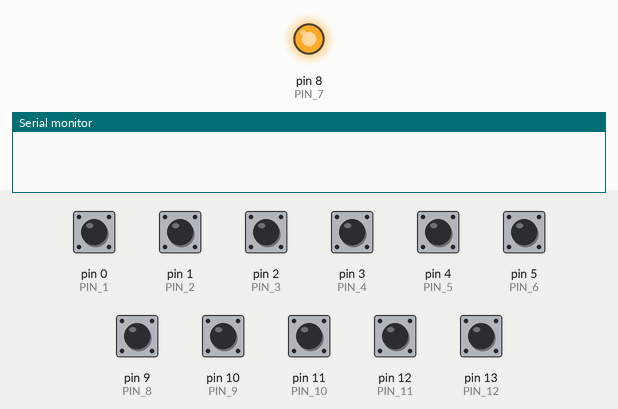
This sketch was run on a simulated Arduino Leonardo, built with avr-gcc and run on an emulated ATmega32U4. Parts: output pins drawn as LEDs (lit = HIGH), the last lines printed to the serial monitor. Dashed ring = blinking. Inputs (shaded band) come from the test bench; at power-on: pin 0 (PIN_1), pin 1 (PIN_2), pin 2 (PIN_3), pin 3 (PIN_4), pin 4 (PIN_5), pin 5 (PIN_6), pin 9 (PIN_8), pin 10 (PIN_9), pin 11 (PIN_10), pin 12 (PIN_11), pin 13 (PIN_12) HIGH. USB keyboard and mouse output is not drawn.

Above: at 1.2 s.
1.3 s: pin 0 (PIN_1) pulled LOW for 0.15 s
At 1.6 s:
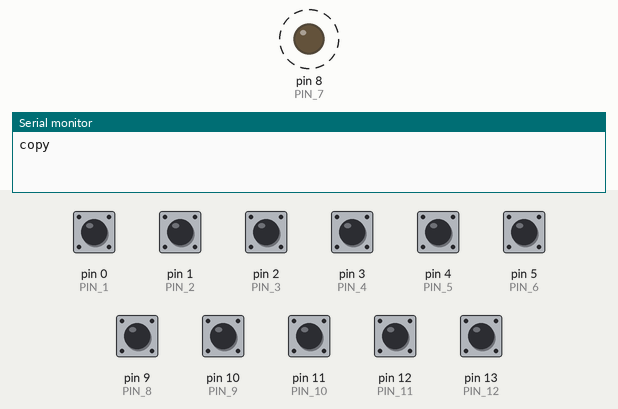
4.3 s: pin 1 (PIN_2) pulled LOW for 1 s
7.3 s: pin 2 (PIN_3) pulled LOW for 0.15 s
10.3 s: pin 3 (PIN_4) pulled LOW for 1 s
13.3 s: pin 4 (PIN_5) pulled LOW for 0.15 s
16.3 s: pin 5 (PIN_6) pulled LOW for 1 s
Timing chart, 0 to 20.3 s (numbered marks = the images above; inputs shaded):
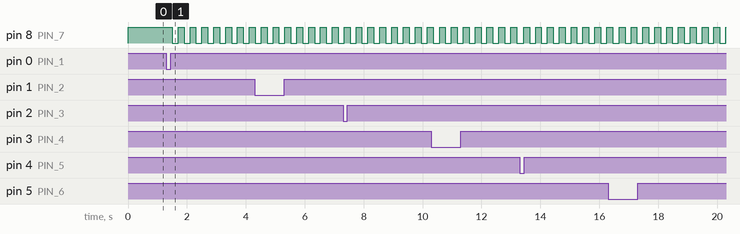

Measured:
- after the input at 1.3 s, pin 8 (PIN_7): alternates HIGH for 0.20 s and LOW for 0.20 s, starting after 0.20 s

The sketch:

macro_keyboard.ino
```cpp
#include "Keyboard.h"

const int PIN_1 = 0;
const int PIN_2 = 1;
const int PIN_3 = 2;
const int PIN_4 = 3;
const int PIN_5 = 4;
const int PIN_6 = 5;
const int PIN_7 = 8;
const int PIN_8 = 9;
const int PIN_9 = 10;
const int PIN_10 = 11;
const int PIN_11 = 12;
const int PIN_12 = 13;

const int LED = 26;

int val = 0;

void setup() {
  pinMode(PIN_1, INPUT_PULLUP);
  pinMode(PIN_2, INPUT_PULLUP);
  pinMode(PIN_3, INPUT_PULLUP);
  pinMode(PIN_4, INPUT_PULLUP);
  pinMode(PIN_5, INPUT_PULLUP);
  pinMode(PIN_6, INPUT_PULLUP);
  pinMode(PIN_7, INPUT_PULLUP);
  pinMode(PIN_8, INPUT_PULLUP);
  pinMode(PIN_9, INPUT_PULLUP);
  pinMode(PIN_10, INPUT_PULLUP);
  pinMode(PIN_11, INPUT_PULLUP);
  pinMode(PIN_12, INPUT_PULLUP);

  pinMode(LED, OUTPUT);

  Serial.begin(9600);

  Keyboard.begin();
}

void loop() {
  if (digitalRead(PIN_1) == LOW ) {
    Keyboard.press(KEY_LEFT_CTRL);
    Keyboard.write('c');
    Keyboard.releaseAll();
    Serial.println("copy");
    flashLED();
    wait();
  }

  if (digitalRead(PIN_2) == LOW ) {
    Keyboard.press(KEY_LEFT_CTRL);
    Keyboard.write('v');
    Keyboard.releaseAll();
    Serial.println("paste");
    flashLED();
    wait();
  }

  if (digitalRead(PIN_3) == LOW ) {
    Keyboard.press(KEY_LEFT_CTRL);
    Keyboard.write('x');
    Keyboard.releaseAll();
    Serial.println("cut");
    flashLED();
    wait();
  }

  if (digitalRead(PIN_4) == LOW ) {
    Keyboard.press(KEY_LEFT_GUI);
    Keyboard.release(KEY_LEFT_GUI);
    Keyboard.println("Obsidian");
    Keyboard.releaseAll();
    Serial.println("Obsidian");
    flashLED();
    wait();
  }

  if (digitalRead(PIN_5) == LOW ) {
    Keyboard.press(KEY_LEFT_GUI);
    Keyboard.release(KEY_LEFT_GUI);
    Keyboard.println("Visual Studio Code");
    Keyboard.releaseAll();
    Serial.println("Visual Studio Code");
    flashLED();
    wait();
  }

  if (digitalRead(PIN_6) == LOW ) {
    Keyboard.press(KEY_LEFT_GUI);
    Keyboard.release(KEY_LEFT_GUI);
    Keyboard.println("terminator");
    Keyboard.releaseAll();
    Serial.println("Terminator");
    flashLED();
    wait();
  }

  if (digitalRead(PIN_7) == LOW ) {
    Keyboard.press(KEY_LEFT_CTRL);
    Keyboard.press(KEY_LEFT_SHIFT);
    Keyboard.write('i');
    Keyboard.releaseAll();
    Serial.println("format");
    flashLED();
    wait();
  }

  if (digitalRead(PIN_8) == LOW ) {
    Keyboard.press(KEY_LEFT_CTRL);
    Keyboard.write('k');
    Keyboard.press(KEY_LEFT_CTRL);
    Keyboard.write('c');
    Keyboard.releaseAll();
    Serial.println("comment");
    flashLED();
    wait();
  }

  if (digitalRead(PIN_9) == LOW ) {
    Keyboard.press(KEY_LEFT_CTRL);
    Keyboard.write('k');
    Keyboard.press(KEY_LEFT_CTRL);
    Keyboard.write('u');
    Keyboard.releaseAll();
    Serial.println("uncomment");
    flashLED();
    wait();
  }

  if (digitalRead(PIN_10) == LOW ) {
    Keyboard.press(KEY_F13);
    Keyboard.releaseAll();
    Serial.println("KEY_F13");
    flashLED();
    wait();
  }

  if (digitalRead(PIN_11) == LOW ) {
    Keyboard.press(KEY_F14);
    Keyboard.releaseAll();
    Serial.println("KEY_F14");
    flashLED();
    wait();
  }

  if (digitalRead(PIN_12) == LOW ) {
    Keyboard.press(KEY_F15);
    Keyboard.releaseAll();
    Serial.println("KEY_F15");
    flashLED();
    wait();
  }
}

void wait() {
  delay(200);
}

void flashLED() {
  digitalWrite(LED, HIGH);
  delay(200);
  digitalWrite(LED, LOW);
}
```
